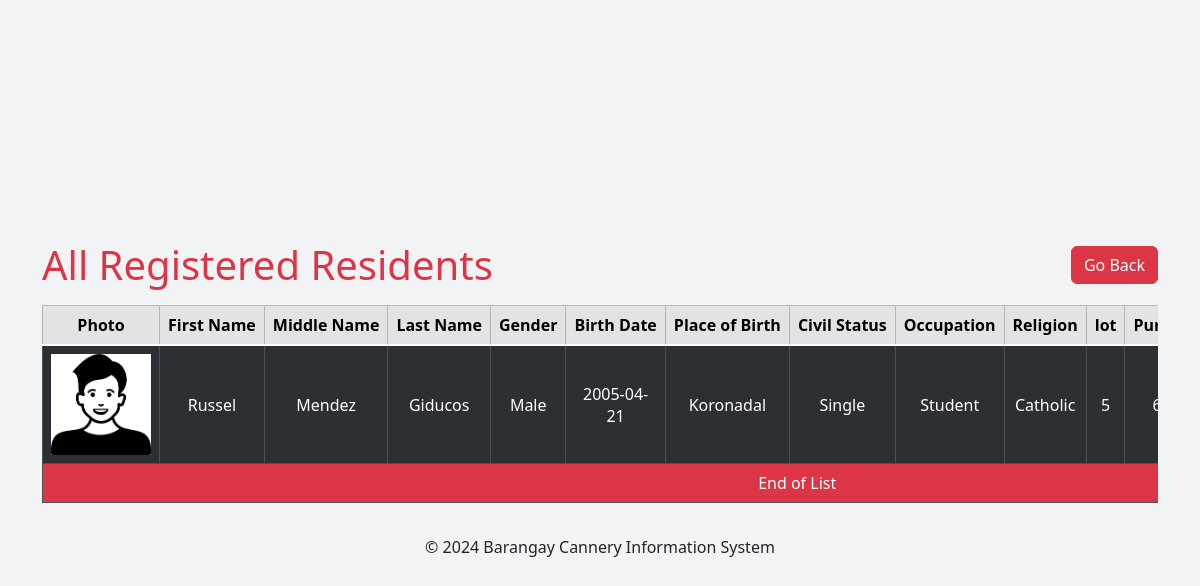
Page /residents_list.php on the committed database.
### tables this page shows
CREATE TABLE `residents` (
  `id` int(11) NOT NULL,
  `first_name` varchar(30) DEFAULT NULL,
  `middle_name` varchar(30) DEFAULT NULL,
  `last_name` varchar(30) DEFAULT NULL,
  `nick_name` varchar(30) DEFAULT NULL,
  `gender` varchar(30) DEFAULT NULL,
  `birth_date` date DEFAULT NULL,
  `place_of_birth` varchar(100) DEFAULT NULL,
  `civil_status` varchar(30) DEFAULT NULL,
  `occupation` varchar(50) DEFAULT NULL,
  `religion` varchar(30) DEFAULT NULL,
  `lot` varchar(20) DEFAULT NULL,
  `purok` varchar(20) DEFAULT NULL,
  `resident_status` varchar(20) DEFAULT NULL,
  `voter_status` varchar(10) DEFAULT NULL,
  `PWD` tinyint(1) DEFAULT NULL,
  `email` varchar(50) DEFAULT NULL,
  `phone_number` varchar(20) DEFAULT NULL,
  `telephone` varchar(20) DEFAULT NULL,
  `photo_path` varchar(255) DEFAULT NULL
);

### residents_list.php (the view, shortened to what this page needs)
<?php require "includes/connection.php";
$sql = "SELECT * FROM residents";
$result = $conn->query($sql);
?>
<!DOCTYPE html>
<html lang="en">
<head>
</head>
<body>
  <div class="container-md h-100 d-flex align-items-center justify-content-center flex-column">
    <div class="w-100">
      <div class="d-flex align-items-center justify-content-between mt-3 gap-2 w-100">
        <h1 class="m-0 text-danger">All Registered Residents</h1>
        <a href="manage_res.php" class="btn btn-danger">Go Back</a>
      </div>
      <div class="table-responsive w-100 my-3 ">
        <table class="table table-dark table-striped table-hover table-bordered text-center align-middle">
          <thead class="table-secondary">
            <tr>
              <th class="text-nowrap">Photo</th>
              <th class="text-nowrap">First Name</th>
              <th class="text-nowrap">Middle Name</th>
              <th class="text-nowrap">Last Name</th>
              <th class="text-nowrap">Gender</th>
              <th class="text-nowrap">Birth Date</th>
              <th class="text-nowrap">Place of Birth</th>
              <th class="text-nowrap">Civil Status</th>
              <th class="text-nowrap">Occupation</th>
              <th class="text-nowrap">Religion</th>
              <th class="text-nowrap">lot</th>
              <th class="text-nowrap">Purok</th>
            </tr>
          </thead>
          <tbody class="table-group-divider">
            <?php
            if ($result->num_rows > 0) {
              while ($row = $result->fetch_assoc()) {
                echo '<tr class="h-100">';
                echo "<td><img src ='" . $row["photo_path"] . "' width='100'></td>";
                echo '<td>' . $row["first_name"] . "</td>";
                echo '<td>' . $row["middle_name"] . "</td>";
                echo '<td>' . $row["last_name"] . "</td>";
                echo '<td>' . $row["gender"] . "</td>";
                echo '<td>' . $row["birth_date"] . "</td>";
                echo '<td>' . $row["place_of_birth"] . "</td>";
                echo '<td>' . $row["civil_status"] . "</td>";
                echo '<td>' . $row["occupation"] . "</td>";
                echo '<td>' . $row["religion"] . "</td>";
                echo '<td>' . $row["lot"] . "</td>";
                echo '<td>' . $row["purok"] . "</td>";
                echo "</tr>";
              }
            } else {
              echo "<tr><td colspan = '19'> No records found </td></tr>";
            }
            ?>
          </tbody>
          <tfoot>
            <tr>
              <td colspan="18" class="text-bg-danger">End of List</td>
            </tr>
          </tfoot>
        </table>
      </div>
    </div>
    <div class="text-center">
      <p>&copy; 2024 Barangay Cannery Information System</p>
    </div>
  </div>
</body>
</html>

### includes/connection.php (shortened to what this page needs)
<?php
echo '<link rel="stylesheet" href="css/bootstrap.min.css">', '  <link rel="shortcut icon" href="file.png" type="image/x-icon">', '
<script src="js/bootstrap.bundle.min.js"></script>', '<style>body {background: #F2F3F4 !important }</style>';

### includes/connection.php (style rules this page uses)
body { background: #F2F3F4 !important }

### rows in the picture
residents: photo_path (picture), first_name "Russel", middle_name "Mendez", last_name "Giducos", gender "Male", birth_date "2005-04-21", place_of_birth "Koronadal", civil_status "Single", occupation "Student", religion "Catholic", lot "5"
